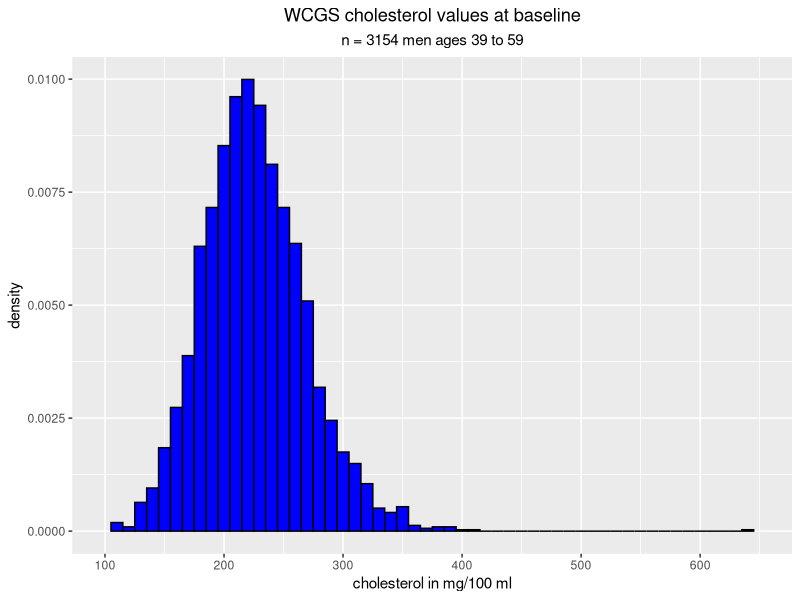
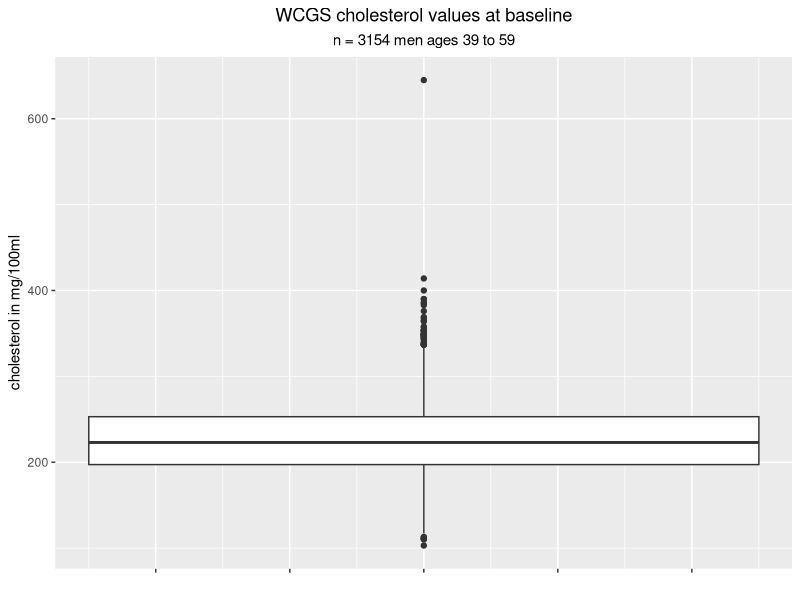

These figures' R source, in order:
## ---- chunk 1

# use the setwd() function to set up your working directory
# be sure you have the Excel dataset  wcgs_data.xlsx downloaded 
# into your working directory or into a folder you have created specifically for week 1

library(tidyverse)
library(readr)
library(readxl)

wcgs <- read_excel("wcgs_data.xlsx", col_names = TRUE)

## ---- chunk 2

wcgs$Chol0_new = as.numeric(wcgs$Chol0)

## ---- chunk 3

# calculate Quetelet body mass index

wcgs$Heightincm0 <- wcgs$Height0*2.54
wcgs$Weightinkg0 <- wcgs$Weight0/2.2
wcgs$BMI0 <- wcgs$Weightinkg0/((wcgs$Heightincm0/100)^2)

## ---- chunk 4

wcgs$Smoker0 <- 1
wcgs$Smoker0[wcgs$Ncigs0 == 0] <- 0
wcgs$Smoker0 <- factor(wcgs$Smoker0, labels= c("non-smoker", "smoker"))

## ---- chunk 5

anyNA(wcgs$Chol0_new)

wcgs$HighChol0 <- 1
wcgs$HighChol0[wcgs$Chol0_new < 240] <- 0
wcgs$HighChol0[is.na(wcgs$Chol0_new)] <- NA
wcgs$HighChol0 <- factor(wcgs$HighChol0, labels= c("Chol low", "Chol high"))

## ---- chunk 6

write_csv(wcgs, "wcgs_data_rev.csv", col_names = TRUE)

## ---- chunk 7

# this function handles the missing values gracefully

summary(wcgs$Chol0_new)

#  but these do not --try them to see what you get:

mean(wcgs$Chol0_new)
sd(wcgs$Chol0_new)

# here is what we need; na.rm says to remove, or ignore, missing values

mean(wcgs$Chol0_new, na.rm = TRUE)
sd(wcgs$Chol0_new, na.rm = TRUE)

# it is a good idea to add the argument that asks the calculations to ignore missing

wcgs %>% summarize(
    min = min(Chol0_new, na.rm = TRUE) ,
    q1 = sprintf("%0.2f", quantile(Chol0_new, na.rm = TRUE, 0.25))  ,
    median = sprintf("%0.2f", quantile(Chol0_new, na.rm = TRUE, 0.50)) ,
    q3 = sprintf("%0.2f", quantile(Chol0_new, na.rm = TRUE, 0.75)) ,
    max = max(Chol0_new, na.rm = TRUE)
)

wcgs %>% summarize(
    ave = sprintf("%0.2f", mean(Chol0_new, na.rm = TRUE) ) ,
    std_dev = sprintf("%0.2f",sd(Chol0_new, na.rm = TRUE) )
)

## ---- chunk 8

ggplot(wcgs, aes(x = Chol0_new, y = ..density..)) +
  geom_histogram(binwidth = 10, color = "black", fill = "blue") +
        labs(   
          title = "WCGS cholesterol values at baseline", 
          subtitle = "n = 3154 men ages 39 to 59", 
          x = "cholesterol in mg/100 ml", y = "density" ) +
          scale_x_continuous(limits = c(100, 650)  , 
            breaks = c(100,200,300,400,500,600) ,
            labels = c(100,200,300,400,500,600) ) +
  theme(plot.title = element_text(hjust = 0.5), plot.subtitle = element_text(hjust = 0.5))

## ---- chunk 9

ggplot(wcgs, aes(y = Chol0_new) ) +
  geom_boxplot(width = 0.5) +
    scale_x_continuous(labels = NULL) +
    labs(y = "cholesterol in mg/100ml", x = "",      
         title = "WCGS cholesterol values at baseline", 
          subtitle = "n = 3154 men ages 39 to 59") +
  theme(plot.title = element_text(hjust = 0.5), plot.subtitle = element_text(hjust = 0.5))

